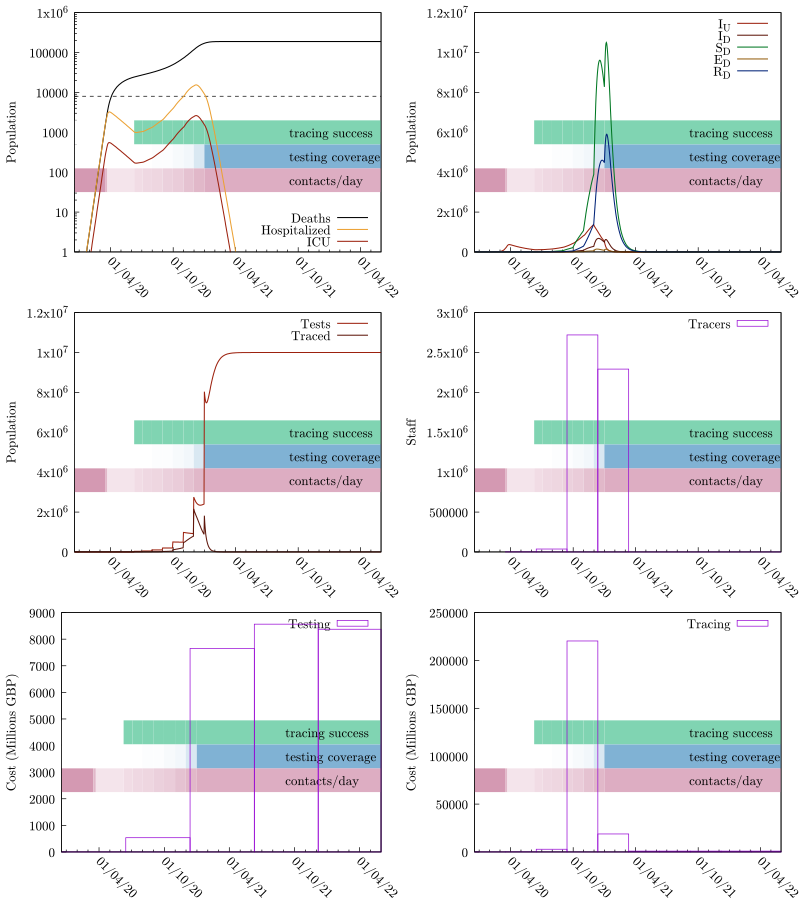

gnuplot code for this plot:
set terminal pdfcairo color enhanced dashed font "cmr10,14" size 8,9
seed="ptti-2_Universal_PTTI"
set output sprintf("%s.pdf", seed)
set multiplot layout 3,2
odefile=sprintf("%s-out-0.tsv", seed)
ttfile=sprintf("%s-out-0-testtrace.tsv", seed)
trfile=sprintf("%s-out-0-trcosts.tsv", seed)
tefile=sprintf("%s-out-0-tecosts.tsv", seed)
etimesfile=sprintf("%s-events.gp", seed)

set tics nomirror
set ylabel 'Population'

set yrange [0:]

set style fill transparent solid 0.25 noborder

# Colors
color_SU = '#00aa55'
color_SD = '#007722'

color_EU = '#eba134'
color_ED = '#945e0f'

color_IU = '#9c210e'
color_ID = '#5e160b'

color_RU = '#0055aa'
color_RD = '#002277'

# These are from the economic model inputs
Hospitalized_Pct_Deaths=0.44
ICU_Fatality=0.59
ICU_Pct=0.17
IFR=0.008
Non_ICU_Fatality=0.36

HF = IFR*Hospitalized_Pct_Deaths/(ICU_Pct*ICU_Fatality+(1-ICU_Pct)*Non_ICU_Fatality)
ICUF = HF*ICU_Pct

set key bottom right
set xdata time
set timefmt "%Y-%m-%d %H:%M:%S"
set format x "%d/%m/%y"

load etimesfile

set xtics rotate by -45 3600*24*30*6

set yrange [1:1e6]
set log y

set arrow from graph 0, first 8000 to graph 1, first 8000 nohead lc 0 dt '--'
plot odefile u 1:(($9+$10)*IFR) w l lw 1.5 lc 0 ti "Deaths", "" u 1:(($7+$8)*HF) w l lw 1.5 lc rgb color_EU ti "Hospitalized", "" u 1:(($7+$8)*ICUF) w l lw 1.5 lc rgb color_IU ti "ICU"

unset log y
unset arrow

set autoscale y
set yrange [0:]
set key top right

# set y2tics 0.5
# set y2range [0:4]

plot odefile u 1:7 w l lw 1.5 lc rgb color_IU ti "I_U", odefile u 1:8 w l lw 1.5 lc rgb color_ID ti "I_D", \
     odefile u 1:4 w l lw 1.5 lc rgb color_SD ti "S_D", odefile u 1:6 w l lw 1.5 lc rgb color_ED ti "E_D", \
     odefile u 1:10 w l lw 1.5 lc rgb color_RD ti "R_D"#, odefile u 1:13 w l axis x1y2 lc 0 ti "R"


plot ttfile u 1:3 w l lw 1.5 lc rgb color_IU ti "Tests", ttfile u 1:4 w l lw 1.5 lc rgb color_ID ti "Traced"

unset log y
unset yrange
set autoscale y
set style fill empty

set ylabel "Staff"
plot trfile u 1:5 w boxes ti "Tracers"

set ylabel "Cost (Millions GBP)"
plot tefile u 1:($5/1000000) w boxes ti "Testing"
plot trfile u 1:($6/1000000) w boxes ti "Tracing"

unset multiplot
set output
